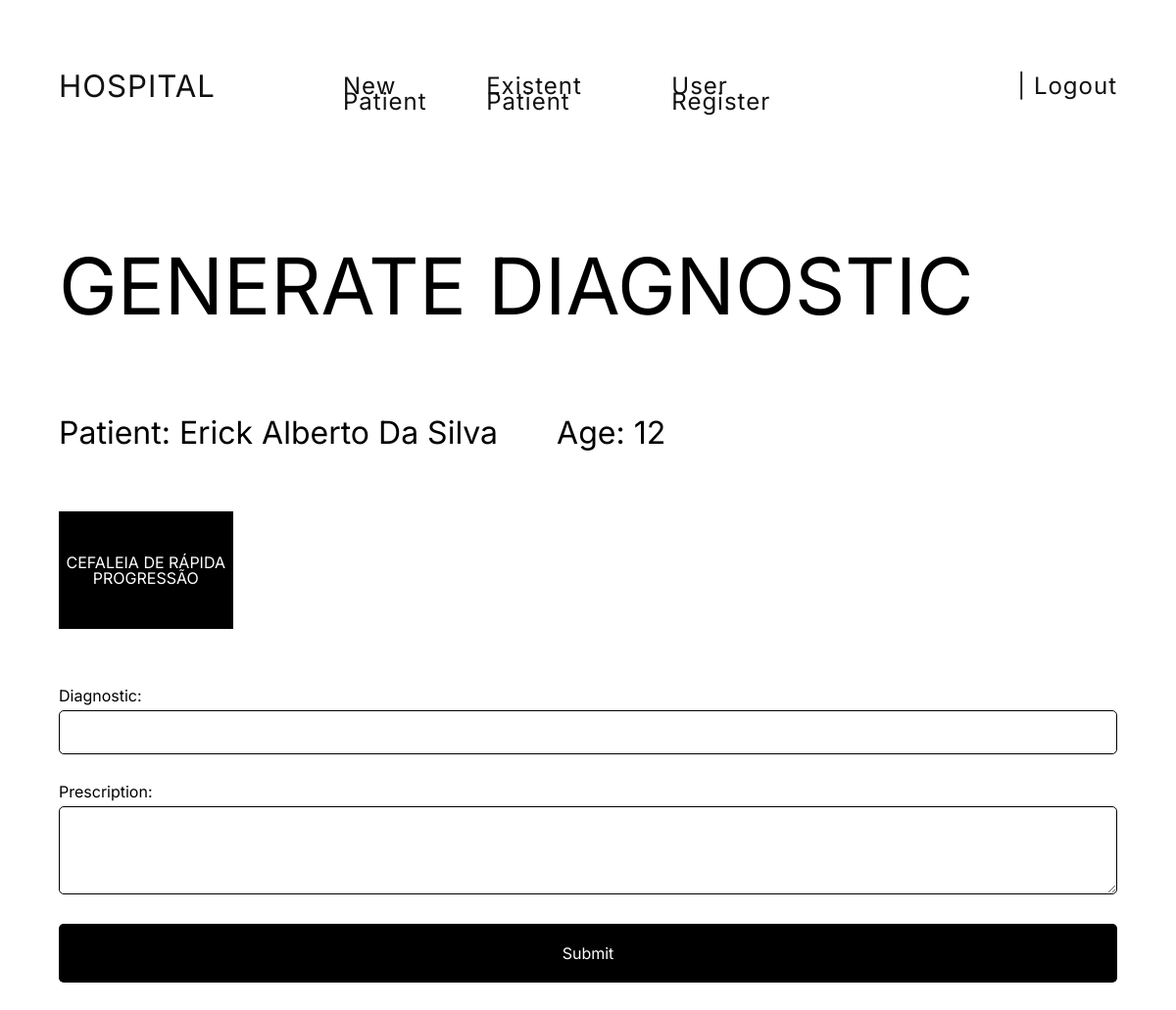
Page /generate-diagnostic/22/ on the committed database.
### screening/models.py (models this page shows, shortened)
class Patient(models.Model):
    name = models.CharField(max_length=50)
    age = models.PositiveIntegerField(default=0)
    cpf = models.CharField(max_length=15)
    address = models.CharField(max_length=200)
    phone = models.CharField(max_length=20)
    is_active = models.BooleanField(default=True)
    was_attended = models.BooleanField(default=False)
    create_date = models.DateTimeField(default=datetime.now)
    active_date = models.DateTimeField(default=datetime.now)
    priority = models.IntegerField(default=0)
    def get_symptoms(self):
        symptoms = []
        symptoms_patient = SymptomPatient.objects.filter(patient=self)
        for relation in symptoms_patient:
            symptoms.append(relation.symptom)
        return symptoms

class Symptom(models.Model):
    name = models.CharField(max_length=200)
    priority = models.IntegerField(default=0)
    create_date = models.DateTimeField(default=datetime.now)
    def __str__(self):
        return f'{self.name}'

### screening/views.py (the view, shortened to what this page needs)
# urls.py: path('generate-diagnostic/<int:pk>/', views.GenerateDiagnosticView.as_view(), name='generate-diagnostic'),
class GenerateDiagnosticView(View):
    def get(self, request, pk):
        patient = Patient.objects.get(pk=pk)
        symptoms = patient.get_symptoms()
        context = {'patient': patient, 'symptoms': symptoms}
        return render(request, 'screening/generate-diagnostic.html', context)

### screening/templates/screening/generate-diagnostic.html (shortened to what this page needs)
{% extends './base.html' %}
{% load static %}
{% block content %}
    <h1 class="title">Generate Diagnostic</h1>
    <div class="flex-flow">
        <p class="subtitle">Patient: {{ patient.name }}</p>
        <p class="subtitle">Age: {{ patient.age }}</p>
    </div>
    <ul class="symptoms-grid">
        {% for symptom in symptoms %}
             <li class="symptom-box cursor-normal">{{ symptom }}</li>
        {% endfor %}
    </ul>
    <form action="{% url 'generate-diagnostic' pk=patient.pk %}" method="post">
        <label for="comorbidity">Diagnostic:</label>
        <input class="input-hospital" type="text" name="comorbidity" id="comorbidity">
        <label for="prescription">Prescription:</label>
        <textarea class="input-hospital" name="prescription" id="prescription"></textarea>
        <button class="button-black" type="submit">Submit</button>
    </form>
{% endblock %}

### screening/static/css/symptoms-list.css (style rules this page uses)
.symptoms-grid { margin: 60px 0; display: grid; grid-template-columns: repeat(6, 1fr); grid-gap: 3px; }
.symptom-box { height: 120px; padding: 7px; text-align: center; color: white; font-weight: 400; text-transform: uppercase; background: #000; display: flex; align-items: center; justify-content: center; box-sizing: border-box; cursor: pointer; transition: background .3s; }

### screening/static/css/style.css (style rules this page uses)
body { font-family: 'Inter', sans-serif; font-style: normal; font-weight: 400; font-size: 16px; line-height: 16px; }
button { background: white; border: none; }
label { display: block; font-weight: normal; }
.title { padding: 60px 0; font-style: normal; font-weight: 400; font-size: 5rem; line-height: 5rem; text-transform: uppercase; }
.subtitle { font-style: normal; font-weight: 400; font-size: 2rem; line-height: 2.5rem; text-transform: capitalize; padding: 30px 60px 0 0; }
.flex-flow { display: flex; }
.button-black { font-size: 16px; width: 100%; cursor: pointer; color: white; background: #000000; border-radius: 5px; outline-offset: 4px; padding: 20px 30px; text-align: center; transition: background .3s; font-family: 'Inter', sans-serif; }
.input-hospital { font-family: 'Inter', sans-serif; font-size: 16px; line-height: 24px; display: block; width: 100%; height: 45px; padding: 7px 7px; margin: 7px 0 30px 0; box-sizing: border-box; border: 1px solid #000; border-radius: 5px; transition: border .3s; }
textarea.input-hospital { height: 90px; }
.cursor-normal { cursor: default; }

### rows in the picture
Patient: name "Erick Alberto Da Silva", age "12"
Symptom: name "CEFALEIA DE RÁPIDA PROGRESSÃO"
